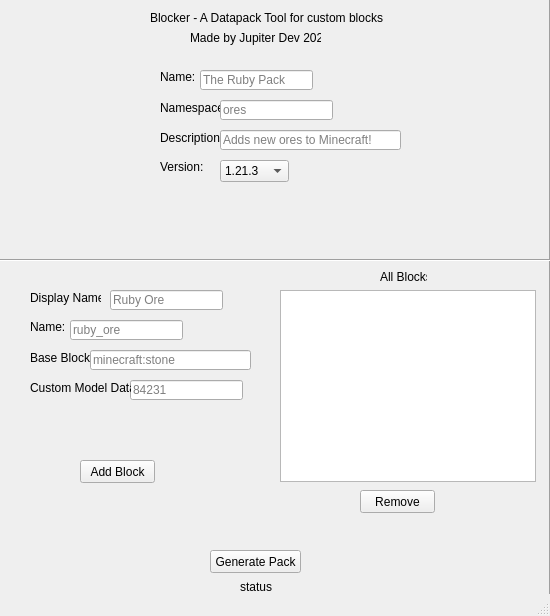
<?xml version="1.0" encoding="UTF-8"?>
<ui version="4.0">
 <class>MainWindow</class>
 <widget class="QMainWindow" name="MainWindow">
  <property name="geometry">
   <rect>
    <x>0</x>
    <y>0</y>
    <width>550</width>
    <height>616</height>
   </rect>
  </property>
  <property name="windowTitle">
   <string>Blockker - A Datapack Tool for custom blocks</string>
  </property>
  <widget class="QWidget" name="centralwidget">
   <widget class="QLabel" name="label">
    <property name="geometry">
     <rect>
      <x>30</x>
      <y>320</y>
      <width>47</width>
      <height>13</height>
     </rect>
    </property>
    <property name="text">
     <string>Name:</string>
    </property>
   </widget>
   <widget class="QLineEdit" name="blockName">
    <property name="geometry">
     <rect>
      <x>70</x>
      <y>320</y>
      <width>113</width>
      <height>20</height>
     </rect>
    </property>
    <property name="placeholderText">
     <string>ruby_ore</string>
    </property>
   </widget>
   <widget class="QLineEdit" name="blockCMD">
    <property name="geometry">
     <rect>
      <x>130</x>
      <y>380</y>
      <width>113</width>
      <height>20</height>
     </rect>
    </property>
    <property name="placeholderText">
     <string>84231</string>
    </property>
   </widget>
   <widget class="QLabel" name="label_4">
    <property name="geometry">
     <rect>
      <x>30</x>
      <y>380</y>
      <width>101</width>
      <height>16</height>
     </rect>
    </property>
    <property name="text">
     <string>Custom Model Data:</string>
    </property>
   </widget>
   <widget class="QLineEdit" name="blockDisplayName">
    <property name="geometry">
     <rect>
      <x>110</x>
      <y>290</y>
      <width>113</width>
      <height>20</height>
     </rect>
    </property>
    <property name="placeholderText">
     <string>Ruby Ore</string>
    </property>
   </widget>
   <widget class="QLabel" name="label_5">
    <property name="geometry">
     <rect>
      <x>30</x>
      <y>290</y>
      <width>71</width>
      <height>16</height>
     </rect>
    </property>
    <property name="text">
     <string>Display Name:</string>
    </property>
   </widget>
   <widget class="QLabel" name="label_6">
    <property name="geometry">
     <rect>
      <x>30</x>
      <y>350</y>
      <width>61</width>
      <height>16</height>
     </rect>
    </property>
    <property name="text">
     <string>Base Block:</string>
    </property>
   </widget>
   <widget class="QLineEdit" name="blockBase">
    <property name="geometry">
     <rect>
      <x>90</x>
      <y>350</y>
      <width>161</width>
      <height>20</height>
     </rect>
    </property>
    <property name="text">
     <string/>
    </property>
    <property name="placeholderText">
     <string>minecraft:stone</string>
    </property>
   </widget>
   <widget class="QPushButton" name="buttonAddBlock">
    <property name="geometry">
     <rect>
      <x>80</x>
      <y>460</y>
      <width>75</width>
      <height>23</height>
     </rect>
    </property>
    <property name="text">
     <string>Add Block</string>
    </property>
   </widget>
   <widget class="QListWidget" name="blockList">
    <property name="geometry">
     <rect>
      <x>280</x>
      <y>290</y>
      <width>256</width>
      <height>192</height>
     </rect>
    </property>
   </widget>
   <widget class="Line" name="line">
    <property name="geometry">
     <rect>
      <x>540</x>
      <y>-10</y>
      <width>21</width>
      <height>761</height>
     </rect>
    </property>
    <property name="orientation">
     <enum>Qt::Vertical</enum>
    </property>
   </widget>
   <widget class="QLabel" name="label_9">
    <property name="geometry">
     <rect>
      <x>380</x>
      <y>270</y>
      <width>47</width>
      <height>13</height>
     </rect>
    </property>
    <property name="text">
     <string>All Blocks</string>
    </property>
   </widget>
   <widget class="QPushButton" name="buttonRemoveBlock">
    <property name="geometry">
     <rect>
      <x>360</x>
      <y>490</y>
      <width>75</width>
      <height>23</height>
     </rect>
    </property>
    <property name="text">
     <string>Remove</string>
    </property>
   </widget>
   <widget class="Line" name="line_2">
    <property name="geometry">
     <rect>
      <x>0</x>
      <y>250</y>
      <width>551</width>
      <height>20</height>
     </rect>
    </property>
    <property name="orientation">
     <enum>Qt::Horizontal</enum>
    </property>
   </widget>
   <widget class="QLabel" name="label_10">
    <property name="geometry">
     <rect>
      <x>160</x>
      <y>70</y>
      <width>47</width>
      <height>13</height>
     </rect>
    </property>
    <property name="text">
     <string>Name:</string>
    </property>
   </widget>
   <widget class="QLineEdit" name="packName">
    <property name="geometry">
     <rect>
      <x>200</x>
      <y>70</y>
      <width>113</width>
      <height>20</height>
     </rect>
    </property>
    <property name="placeholderText">
     <string>The Ruby Pack</string>
    </property>
   </widget>
   <widget class="QLabel" name="label_11">
    <property name="geometry">
     <rect>
      <x>160</x>
      <y>100</y>
      <width>61</width>
      <height>16</height>
     </rect>
    </property>
    <property name="text">
     <string>Namespace:</string>
    </property>
   </widget>
   <widget class="QLineEdit" name="packNamespace">
    <property name="geometry">
     <rect>
      <x>220</x>
      <y>100</y>
      <width>113</width>
      <height>20</height>
     </rect>
    </property>
    <property name="placeholderText">
     <string>ores</string>
    </property>
   </widget>
   <widget class="QLabel" name="label_12">
    <property name="geometry">
     <rect>
      <x>160</x>
      <y>130</y>
      <width>61</width>
      <height>16</height>
     </rect>
    </property>
    <property name="text">
     <string>Description:</string>
    </property>
   </widget>
   <widget class="QLineEdit" name="packDescription">
    <property name="geometry">
     <rect>
      <x>220</x>
      <y>130</y>
      <width>181</width>
      <height>20</height>
     </rect>
    </property>
    <property name="placeholderText">
     <string>Adds new ores to Minecraft!</string>
    </property>
   </widget>
   <widget class="QLabel" name="label_13">
    <property name="geometry">
     <rect>
      <x>160</x>
      <y>160</y>
      <width>47</width>
      <height>13</height>
     </rect>
    </property>
    <property name="text">
     <string>Version:</string>
    </property>
   </widget>
   <widget class="QComboBox" name="packVersion">
    <property name="geometry">
     <rect>
      <x>220</x>
      <y>160</y>
      <width>69</width>
      <height>22</height>
     </rect>
    </property>
    <item>
     <property name="text">
      <string>1.21.3</string>
     </property>
    </item>
   </widget>
   <widget class="QPushButton" name="buttonGeneratePack">
    <property name="geometry">
     <rect>
      <x>210</x>
      <y>550</y>
      <width>91</width>
      <height>23</height>
     </rect>
    </property>
    <property name="text">
     <string>Generate Pack</string>
    </property>
   </widget>
   <widget class="QLabel" name="label_14">
    <property name="geometry">
     <rect>
      <x>150</x>
      <y>10</y>
      <width>281</width>
      <height>16</height>
     </rect>
    </property>
    <property name="text">
     <string>Blocker - A Datapack Tool for custom blocks</string>
    </property>
   </widget>
   <widget class="QLabel" name="label_15">
    <property name="geometry">
     <rect>
      <x>190</x>
      <y>30</y>
      <width>131</width>
      <height>16</height>
     </rect>
    </property>
    <property name="text">
     <string>Made by Jupiter Dev 2024</string>
    </property>
   </widget>
   <widget class="QLabel" name="status">
    <property name="enabled">
     <bool>true</bool>
    </property>
    <property name="geometry">
     <rect>
      <x>240</x>
      <y>580</y>
      <width>47</width>
      <height>13</height>
     </rect>
    </property>
    <property name="text">
     <string>status</string>
    </property>
   </widget>
  </widget>
  <widget class="QStatusBar" name="statusbar"/>
 </widget>
 <resources/>
 <connections/>
</ui>
